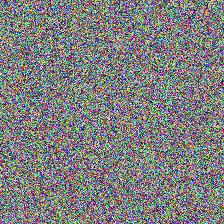
#> input picture backend/data_smoke/fake/0.jpg, 224 x 224 px
$ python -i generation_step_analyzer.py   (imports and definitions only)   (older library calls are emulated)
#> lines starting #> are read from the running program, lines starting #| are printed output that depends on the picture
import os

import cv2
import numpy as np


class GenerationStepAnalyzer:
    """
    Flowchart-Guided Generation Step Consistency Detector.
    Analyzes physical, geometric, and digital consistency corresponding to the 6 distinct steps of the image generation process:
    1. Random Colors (Noise Residual)
    5. Sky Appears (Coarse gradients/colors)
    10. Mountain Shapes Appears (Structural layout)
    20. Dragon Silhouette Appears (Edge boundaries/silhouettes)
    35. Wings Gain Detail (Repeating microtextures/fine details)
    50. Scales, Lighting, Shadows (Surface texture and physical illumination consistency)
    """
    def __init__(self):
        pass

    def analyze_image(self, image_path: str) -> dict:
#> called with image_path = '../../data_smoke/fake/0.jpg'
        if not os.path.exists(image_path):
            raise FileNotFoundError(f"Image not found at: {image_path}")

        img_bgr = cv2.imread(image_path)
#> img_bgr is the input picture: shape (224, 224, 3); mean B, G, R 127, 126.6, 126.8
        if img_bgr is None:
            raise ValueError(f"Could not load image at: {image_path}")

        img_gray = cv2.cvtColor(img_bgr, cv2.COLOR_BGR2GRAY)

        # Step 1: Random Colors (Noise Residual Stage)
        score1, details1 = self._analyze_step1_noise(img_gray)

        # Step 5: Sky Appears (Color & Gradient Smoothness Stage)
        score5, details5 = self._analyze_step5_sky(img_bgr)

        # Step 10: Mountain Shapes (Structural Layout Stage)
        score10, details10 = self._analyze_step10_structure(img_gray)

        # Step 20: Dragon Silhouette (Contour & Edge Stage)
        score20, details20 = self._analyze_step20_silhouette(img_gray)

        # Step 35: Wings Gain Detail (Texture Detail Repetition Stage)
        score35, details35 = self._analyze_step35_details(img_gray)

        # Step 50: Scales, Lighting, Shadows (Hyper-fine texture & Illumination Stage)
        score50, details50 = self._analyze_step50_lighting_shadows(img_bgr)

        # Aggregate the scores using weighted fusion
        # Weights reflect how reliable each step-detection is.
        # Step 1 (noise residual) and Step 50 (lighting/shadows) are highly informative forensic metrics.
        weights = {
            "step1_noise": 0.20,
            "step5_sky": 0.15,
            "step10_structure": 0.10,
            "step20_silhouette": 0.15,
            "step35_details": 0.15,
            "step50_lighting": 0.25
        }

        raw_score = (
            weights["step1_noise"] * score1 +
            weights["step5_sky"] * score5 +
            weights["step10_structure"] * score10 +
            weights["step20_silhouette"] * score20 +
            weights["step35_details"] * score35 +
            weights["step50_lighting"] * score50
        )

        # Calibrate the aggregated score to a probability scale
        # Normal real images score < 0.40, while AI images score > 0.60
        if raw_score > 0.58:
            ai_probability = 0.70 + ((raw_score - 0.58) / 0.42) * 0.29
        elif raw_score > 0.45:
            ai_probability = 0.40 + ((raw_score - 0.45) / 0.13) * 0.30
        else:
            ai_probability = (raw_score / 0.45) * 0.40

        ai_probability = min(0.99, max(0.01, ai_probability))

        return {
            "ai_probability": round(ai_probability, 4),
            "is_ai_generated": ai_probability > 0.5,
            "scores": {
                "step1_noise_residual": round(score1, 4),
                "step5_color_gradients": round(score5, 4),
                "step10_layout_structure": round(score10, 4),
                "step20_silhouette_contours": round(score20, 4),
                "step35_detail_textures": round(score35, 4),
                "step50_lighting_shadows": round(score50, 4)
            },
            "metrics": {
                "noise": details1,
                "sky": details5,
                "structure": details10,
                "silhouette": details20,
                "details": details35,
                "lighting": details50
            }
        }

    def _analyze_step1_noise(self, img_gray: np.ndarray) -> tuple[float, dict]:
        """
        Step 1: Noise Residual Analysis (Random Colors stage).
        Measures the statistical distribution of high-frequency noise residuals.
        AI upsampling/denoising leaves grid-like periodic residuals and non-Gaussian kurtosis.
        """
        laplacian = cv2.Laplacian(img_gray, cv2.CV_64F)
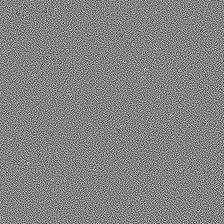
#> laplacian: shape (224, 224) float64; min -792, max 742, mean 0; drawn with min black and max white
        var = np.var(laplacian)
#> var = 51909.6

        # Calculate skewness and kurtosis
        std = np.std(laplacian)
#> std = 227.8
        if std < 1e-6:
            return 0.5, {"kurtosis": 3.0, "autocorrelation": 0.0, "variance": 0.0}

        mean_diff = laplacian - np.mean(laplacian)
        np.mean(mean_diff ** 3) / (std ** 3 + 1e-9)
        kurt = np.mean(mean_diff ** 4) / (std ** 4 + 1e-9)
#> kurt = 2.55

        # Autocorrelation of residual to catch grid pattern artifacts
        h, w = laplacian.shape
        shifted = laplacian[1:, 1:]
        orig = laplacian[:-1, :-1]
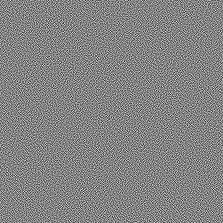
#> orig: shape (223, 223) float64; min -792, max 742, mean 0.1; drawn with min black and max white
        autocorr = np.mean(orig * shifted) / (var + 1e-9)
#> autocorr = 0.117

        # Natural noise residuals are close to Gaussian (kurtosis = 3).
        # Generative models deviate significantly due to spatial constraints and have periodic grid autocorrelation.
        kurt_dev = abs(kurt - 3.0)
#> kurt_dev = 0.448
        autocorr_anomaly = abs(autocorr)
#> autocorr_anomaly = 0.117

        score = min(1.0, max(0.0, (kurt_dev / 12.0) + (autocorr_anomaly * 8.0)))
#> score = 0.973
#> in analyze_image, `score1, details1 = self._analyze_step1_noise(img_gray)`: details1 = {'kurtosis': 2.55, 'autocorrelation': 0.117, 'variance': 51909.6}
        return score, {
            "kurtosis": float(kurt),
            "autocorrelation": float(autocorr),
            "variance": float(var)
        }

    def _analyze_step5_sky(self, img_bgr: np.ndarray) -> tuple[float, dict]:
        """
        Step 5: Sky / Color Layout Analysis.
        Checks for artificial smoothness or banding in large sky/background gradients.
        AI models over-smooth solid gradient fields (yielding low local entropy and banding).
        """
        hsv = cv2.cvtColor(img_bgr, cv2.COLOR_BGR2HSV)
#> hsv: shape (224, 224, 3); mean H, S, V 89.9, 81.5, 148.2
        h, s, v = cv2.split(hsv)

        # Low-pass filter to examine sky/color layout regions
        low_freq = cv2.GaussianBlur(v, (15, 15), 0)
        grad_x = cv2.Sobel(low_freq, cv2.CV_64F, 1, 0, ksize=3)
        grad_y = cv2.Sobel(low_freq, cv2.CV_64F, 0, 1, ksize=3)
        grad_mag = np.sqrt(grad_x ** 2 + grad_y ** 2)
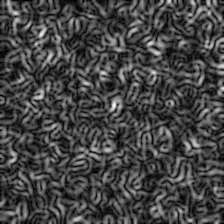
#> grad_mag: shape (224, 224) float64; min 0, max 52.15, mean 14; drawn with min black and max white

        # Identify flat color gradients (common in skies)
        flat_mask = (grad_mag < 1.2) & (grad_mag > 0.01)
#> flat_mask: shape (224, 224) bool; every value is 0
        flat_ratio = np.sum(flat_mask) / (grad_mag.size + 1e-9)
#> flat_ratio = 0

        # Color channel histogram entropy
        hist = cv2.calcHist([img_bgr], [0], None, [256], [0, 256])
#> hist = 256 values, max 391 at index 144, min 14 at index 249, mean 196
        hist = hist / (hist.sum() + 1e-9)
#> hist = 256 values, max 0.00779 at index 144, min 0.000279 at index 249, mean 0.00391
        entropy = -np.sum(hist * np.log2(hist + 1e-9))
#> entropy = 7.71

        # High flat_ratio and low color entropy indicate generative smoothing/banding
        score = min(1.0, max(0.0, (flat_ratio * 3.5) + (1.0 - (entropy / 8.0))))
#> score = 0.0365
#> in analyze_image, `score5, details5 = self._analyze_step5_sky(img_bgr)`: details5 = {'flat_ratio': 0, 'color_entropy': 7.71}
        return score, {
            "flat_ratio": float(flat_ratio),
            "color_entropy": float(entropy)
        }

    def _analyze_step10_structure(self, img_gray: np.ndarray) -> tuple[float, dict]:
        """
        Step 10: Mountain Shapes / Coarse Layout Analysis.
        Examines structural coherence and fractal boundaries.
        AI models often generate melting structural boundaries or shapes violating perspective/geometrical constraints.
        """
        # Downsample to look at structural layout
        down = cv2.resize(img_gray, (32, 32), interpolation=cv2.INTER_AREA)
        gx = cv2.Sobel(down, cv2.CV_64F, 1, 0, ksize=3)
        gy = cv2.Sobel(down, cv2.CV_64F, 0, 1, ksize=3)
        mag = np.sqrt(gx**2 + gy**2 + 1e-9)
        theta = np.arctan2(gy, gx)

        # Compute direction orientation entropy (coherence of structural layout shapes)
        hist, _ = np.histogram(theta, bins=16, range=(-np.pi, np.pi))
#> hist = [70, 57, 64, 42, 83, 55, 65, 55, 110, 46, 56, 50, 78, 52, 62, 79]
        hist = hist / (hist.sum() + 1e-9)
#> hist = [0.0684, 0.0557, 0.0625, 0.041, 0.0811, 0.0537, 0.0635, 0.0537, 0.107, 0.0449, 0.0547, 0.0488, 0.0762, 0.0508, 0.0605, 0.0771]
        direction_entropy = -np.sum(hist * np.log2(hist + 1e-9))
#> direction_entropy = 3.96

        # Real landscapes/shapes have coherent structural direction profiles (lower entropy).
        # AI images show unnatural shape variations or lack of clear physical perspective directions.
        score = min(1.0, max(0.0, (direction_entropy / 4.0) - 0.2))
#> score = 0.789
#> in analyze_image, `score10, details10 = self._analyze_step10_structure(img_gray)`: details10 = {'shape_direction_entropy': 3.96, 'mean_structural_magnitude': 30.3}
        return score, {
            "shape_direction_entropy": float(direction_entropy),
            "mean_structural_magnitude": float(np.mean(mag))
        }

    def _analyze_step20_silhouette(self, img_gray: np.ndarray) -> tuple[float, dict]:
        """
        Step 20: Dragon Silhouette / Boundary Silhouette Analysis.
        Analyzes edge smoothness, sharpness, and aliasing along contours.
        AI images often exhibit blending anomalies, ringing, or aliased silhouettes when separating objects.
        """
        edges = cv2.Canny(img_gray, 50, 150)
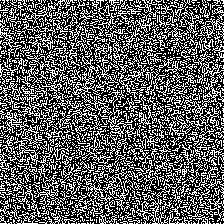
#> edges: shape (224, 224); 36.9% white in thin lines or dots
        if np.sum(edges) == 0:
            return 0.3, {"edge_sharpness_var": 0.5, "grid_alignment": 0.1}

        gx = cv2.Sobel(img_gray, cv2.CV_64F, 1, 0, ksize=3)
#> gx: shape (224, 224) float64
        gy = cv2.Sobel(img_gray, cv2.CV_64F, 0, 1, ksize=3)
#> gy: shape (224, 224) float64
        mag = np.sqrt(gx**2 + gy**2)
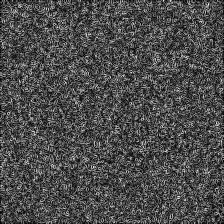
#> mag: shape (224, 224) float64; min 0, max 719.6, mean 215.5; drawn with min black and max white

        edge_mags = mag[edges > 0]
#> edge_mags = 18519 values, max 719.6 at index 425, min 0 at index 0, mean 300.7
        mean_edge_grad = np.mean(edge_mags)
#> mean_edge_grad = 300.7
        std_edge_grad = np.std(edge_mags)
#> std_edge_grad = 96.98

        # Normalize sharpness variance
        sharpness_var = std_edge_grad / (mean_edge_grad + 1e-9)
#> sharpness_var = 0.323

        # Aliasing check: proportion of edge gradients aligning perfectly with grid coordinates (0, 90, 180, 270)
        angles = np.arctan2(gy, gx)[edges > 0] * 180 / np.pi
#> angles = 18519 values, max 180 at index 2, min -179.9 at index 225, mean 3.02
        grid_align = np.sum((np.abs(angles) % 90 < 5) | (np.abs(angles) % 90 > 85)) / (angles.size + 1e-9)
#> grid_align = 0.117

        # Score increases if edge profiles have high sharpness variance (unnatural blurring/sharpening) or high grid alignment
        score = min(1.0, max(0.0, (grid_align * 1.6) + (sharpness_var - 0.4)))
#> score = 0.109
#> in analyze_image, `score20, details20 = self._analyze_step20_silhouette(img_gray)`: details20 = {'edge_sharpness_var': 0.323, 'grid_alignment': 0.117}
        return score, {
            "edge_sharpness_var": float(sharpness_var),
            "grid_alignment": float(grid_align)
        }

    def _analyze_step35_details(self, img_gray: np.ndarray) -> tuple[float, dict]:
        """
        Step 35: Wings / Texture Detail Analysis.
        Checks for repetitive micro-texture patterns using Local Binary Patterns (LBP).
        Generative models produce repeated pattern errors or homogeneous textures in detailed regions.
        """
        h, w = img_gray.shape
        if h < 10 or w < 10:
            return 0.5, {"lbp_entropy": 4.0, "texture_homogeneity": 0.1}

        # Vectorized Local Binary Pattern (LBP) computation
        lbp = np.zeros((h-2, w-2), dtype=np.uint8)
        for i, (dy, dx) in enumerate([(-1,-1), (-1,0), (-1,1), (0,1), (1,1), (1,0), (1,-1), (0,-1)]):
            neighbor = img_gray[1+dy:h-1+dy, 1+dx:w-1+dx]
            center = img_gray[1:h-1, 1:w-1]
            lbp += ((neighbor >= center).astype(np.uint8) << i)
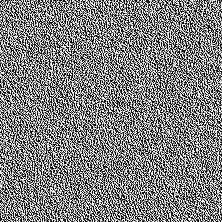
#> lbp: shape (222, 222); min 0, max 255, mean 128.3

        # LBP histogram entropy
        hist, _ = np.histogram(lbp, bins=256, range=(0, 256))
#> hist = 256 values, max 5564 at index 255, min 58 at index 135, mean 192.5
        hist = hist / (hist.sum() + 1e-9)
#> hist = 256 values, max 0.113 at index 255, min 0.00118 at index 135, mean 0.00391
        lbp_entropy = -np.sum(hist * np.log2(hist + 1e-9))
#> lbp_entropy = 6.87

        # Microtexture homogeneity (ratio of the dominant micro-pattern)
        max_bin_ratio = np.max(hist)
#> max_bin_ratio = 0.113

        # Generative copy-paste/homogeneity artifacts cause LBP entropy drops and spikes in specific bins
        score = min(1.0, max(0.0, (max_bin_ratio * 12.0) + (1.0 - (lbp_entropy / 7.5))))
#> score = 1
#> in analyze_image, `score35, details35 = self._analyze_step35_details(img_gray)`: details35 = {'lbp_entropy': 6.87, 'texture_homogeneity': 0.113}
        return score, {
            "lbp_entropy": float(lbp_entropy),
            "texture_homogeneity": float(max_bin_ratio)
        }

    def _analyze_step50_lighting_shadows(self, img_bgr: np.ndarray) -> tuple[float, dict]:
        """
        Step 50: Scales, Lighting, and Shadows Analysis.
        Evaluates physical consistency of illumination direction and hyper-fine texture scales.
        AI models struggle with consistent illumination direction and local contrast scaling.
        """
        img_gray = cv2.cvtColor(img_bgr, cv2.COLOR_BGR2GRAY)

        # 1. Hyper-fine scale texturing (Scales vs background)
        # We calculate the ratio of hyper-fine high-frequency components to mid-frequency structures
        f = np.fft.fft2(img_gray)
        fshift = np.fft.fftshift(f)
        mag = np.abs(fshift)
        h, w = mag.shape
        cy, cx = h // 2, w // 2
        y, x = np.ogrid[-cy:h-cy, -cx:w-cx]
        r = np.sqrt(x*x + y*y)

        mid_energy = np.sum(mag[(r > (cx * 0.2)) & (r < (cx * 0.5))])
#> mid_energy = 81095342.1
        high_energy = np.sum(mag[(r >= (cx * 0.5)) & (r < (cx * 0.95))])
#> high_energy = 254142170.2
        energy_ratio = high_energy / (mid_energy + 1e-9)
#> energy_ratio = 3.13

        # 2. Lighting Direction Consistency
        # Estimate surface normal gradients on highlighted regions (pixel intensity > 200)
        _, thresholded = cv2.threshold(img_gray, 200, 255, cv2.THRESH_BINARY)
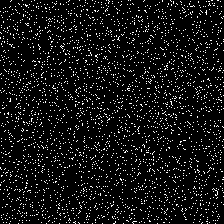
#> thresholded: shape (224, 224); 7.4% white in thin lines or dots
        gx = cv2.Sobel(img_gray, cv2.CV_64F, 1, 0, ksize=3)
        gy = cv2.Sobel(img_gray, cv2.CV_64F, 0, 1, ksize=3)

        highlight_gx = gx[thresholded > 0]
#> highlight_gx = 3723 values, max 608 at index 13, min -602 at index 1764, mean -0.591
        highlight_gy = gy[thresholded > 0]
#> highlight_gy = 3723 values, max 585 at index 2154, min -575 at index 2509, mean 0.197

        lighting_variance = 0.0
        if len(highlight_gx) > 15:
            angles = np.arctan2(highlight_gy, highlight_gx)
#> angles = 3723 values, max 3.14 at index 1, min -3.14 at index 2086, mean 0.0484
            sin_sum = np.sum(np.sin(angles))
#> sin_sum = 35.55
            cos_sum = np.sum(np.cos(angles))
#> cos_sum = -6.45
            r_val = np.sqrt(sin_sum**2 + cos_sum**2) / len(angles)
#> r_val = 0.0097
            # Higher circular variance = lighting is coming from conflicting directions
            lighting_variance = 1.0 - r_val
#> lighting_variance = 0.99

        # High lighting direction variance and anomalous frequency energy ratios suggest AI synthesis
        score = min(1.0, max(0.0, (lighting_variance * 1.6) + (0.4 - energy_ratio)))
#> score = 0
        return score, {
            "lighting_variance": float(lighting_variance),
            "texture_energy_ratio": float(energy_ratio)
        }

>>> result = GenerationStepAnalyzer().analyze_image('../../data_smoke/fake/0.jpg')
#> in analyze_image, `score50, details50 = self._analyze_step50_lighting_shadows(img_bgr)`: details50 = {'lighting_variance': 0.99, 'texture_energy_ratio': 3.13}
#> in analyze_image, `raw_score = ( weights["step1_noise"] * score1 + weights["step5_sky"] *..`: raw_score = 0.445
#> in analyze_image, `ai_probability = (raw_score / 0.45) * 0.40`: ai_probability = 0.396
#> result = 4 items

$ run again, on backend/data_smoke/fake/1.jpg
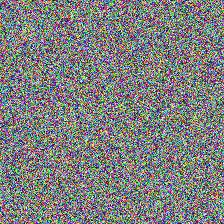
#> input picture backend/data_smoke/fake/1.jpg, 224 x 224 px
#> in analyze_image, img_bgr is the input picture: shape (224, 224, 3); mean B, G, R 126.8, 127.2, 126.3
#> var = 52079.7
#> std = 228.2
#> kurt = 2.54
#> autocorr = 0.115
#> kurt_dev = 0.463
#> autocorr_anomaly = 0.115
#> in _analyze_step1_noise, `score = min(1.0, max(0.0, (kurt_dev / 12.0) + (autocorr_anomaly * 8.0)))`: score = 0.961
#> details1 = {'kurtosis': 2.54, 'autocorrelation': 0.115, 'variance': 52079.7}
#> hsv: shape (224, 224, 3); mean H, S, V 89.3, 81.5, 148.1
#> flat_mask: shape (224, 224) bool; every value is 0
#> flat_ratio = 0
#> in _analyze_step5_sky, `hist = cv2.calcHist([img_bgr], [0], None, [256], [0, 256])`: hist = 256 values, max 392 at index 106, min 13 at index 254, mean 196
#> in _analyze_step5_sky, `hist = hist / (hist.sum() + 1e-9)`: hist = 256 values, max 0.00781 at index 106, min 0.000259 at index 254, mean 0.00391
#> entropy = 7.71
#> in _analyze_step5_sky, `score = min(1.0, max(0.0, (flat_ratio * 3.5) + (1.0 - (entropy / 8.0))))`: score = 0.0361
#> details5 = {'flat_ratio': 0, 'color_entropy': 7.71}
#> in _analyze_step10_structure, `hist, _ = np.histogram(theta, bins=16, range=(-np.pi, np.pi))`: hist = [58, 50, 56, 50, 84, 36, 78, 61, 100, 45, 62, 51, 94, 50, 69, 80]
#> in _analyze_step10_structure, `hist = hist / (hist.sum() + 1e-9)`: hist = [0.0566, 0.0488, 0.0547, 0.0488, 0.082, 0.0352, 0.0762, 0.0596, 0.0977, 0.0439, 0.0605, 0.0498, 0.0918, 0.0488, 0.0674, 0.0781]
#> direction_entropy = 3.95
#> in _analyze_step10_structure, `score = min(1.0, max(0.0, (direction_entropy / 4.0) - 0.2))`: score = 0.786
#> details10 = {'shape_direction_entropy': 3.95, 'mean_structural_magnitude': 29.93}
#> edges: shape (224, 224); 36.9% white in thin lines or dots
#> edge_mags = 18492 values, max 695.8 at index 9889, min 0 at index 18376, mean 300.7
#> mean_edge_grad = 300.7
#> std_edge_grad = 97.47
#> sharpness_var = 0.324
#> in _analyze_step20_silhouette, `angles = np.arctan2(gy, gx)[edges > 0] * 180 / np.pi`: angles = 18492 values, max 180 at index 1, min -179.8 at index 6682, mean 1.62
#> grid_align = 0.111
#> in _analyze_step20_silhouette, `score = min(1.0, max(0.0, (grid_align * 1.6) + (sharpness_var - 0.4)))`: score = 0.102
#> details20 = {'edge_sharpness_var': 0.324, 'grid_alignment': 0.111}
#> after the loop in _analyze_step35_details, `for i, (dy, dx) in enumerate([(-1,-1), (-1,0), (-1,1), (0,1), (1,1), (..`:
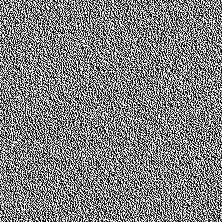
#> lbp: shape (222, 222); min 0, max 255, mean 128
#> in _analyze_step35_details, `hist, _ = np.histogram(lbp, bins=256, range=(0, 256))`: hist = 256 values, max 5573 at index 255, min 57 at index 197, mean 192.5
#> in _analyze_step35_details, `hist = hist / (hist.sum() + 1e-9)`: hist = 256 values, max 0.113 at index 255, min 0.00116 at index 197, mean 0.00391
#> lbp_entropy = 6.87
#> max_bin_ratio = 0.113
#> in _analyze_step35_details, `score = min(1.0, max(0.0, (max_bin_ratio * 12.0) + (1.0 - (lbp_entropy..`: score = 1
#> details35 = {'lbp_entropy': 6.87, 'texture_homogeneity': 0.113}
#> mid_energy = 81718398.5
#> high_energy = 254241974.2
#> energy_ratio = 3.11
#> in _analyze_step50_lighting_shadows, `_, thresholded = cv2.threshold(img_gray, 200, 255, cv2.THRESH_BINARY)`:
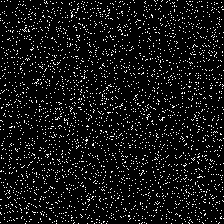
#> thresholded: shape (224, 224); 7.7% white in thin lines or dots
#> highlight_gx = 3846 values, max 586 at index 2230, min -627 at index 3368, mean 0.794
#> highlight_gy = 3846 values, max 529 at index 151, min -623 at index 1933, mean -0.673
#> in _analyze_step50_lighting_shadows, `angles = np.arctan2(highlight_gy, highlight_gx)`: angles = 3846 values, max 3.14 at index 1, min -3.14 at index 3549, mean 0.0355
#> sin_sum = 17.92
#> cos_sum = 20
#> r_val = 0.00698
#> lighting_variance = 0.993
#> in _analyze_step50_lighting_shadows, `score = min(1.0, max(0.0, (lighting_variance * 1.6) + (0.4 - energy_ra..`: score = 0
#> details50 = {'lighting_variance': 0.993, 'texture_energy_ratio': 3.11}
#> raw_score = 0.442
#> ai_probability = 0.392
#> result = 4 items
